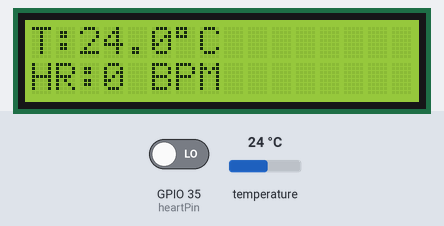
The sketch below on a simulated ESP32. On the bench: 16×2 character LCD. The test bench sets the inputs (shaded band); at power-on: temperature 24 °C, GPIO 35 (heartPin) LOW. WiFi joins after 1.5 s; servers stay silent unless stated; uploads are accepted with an empty reply; what the sketch prints to the serial monitor is not drawn.

Above: at 8.4 s.
8.5 s: temperature set to 12 °C
At 15.0 s:
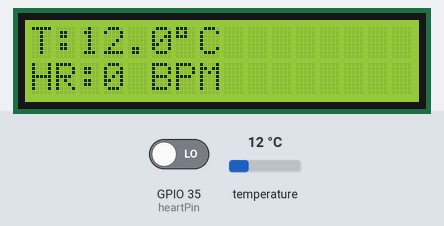
15.3 s: GPIO 35 (heartPin) driven HIGH
At 20.9 s:
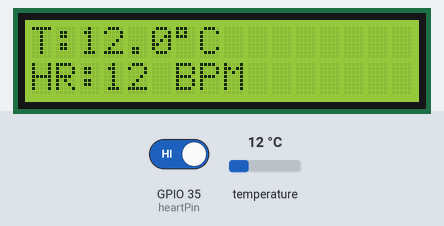
27.2 s: temperature set to 19 °C
At 32.8 s:
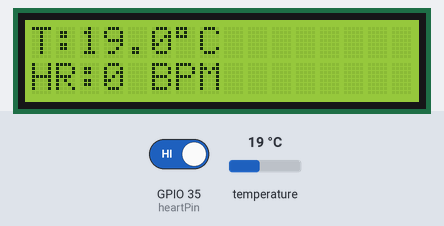
33.2 s: temperature set to 28 °C
At 38.8 s:
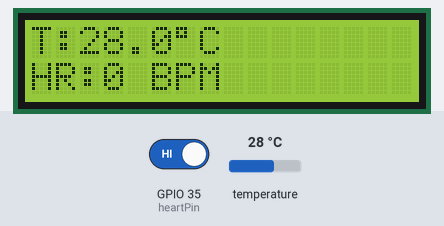
Timing chart, 0 to 40.2 s (numbered marks = the images above; inputs shaded):
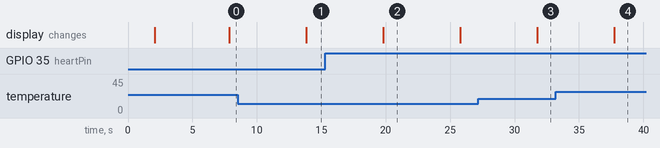

Measured:
- after the input at 8.5 s, the display: changes after 5.3 s (image 1)
- after the input at 15.3 s, the display: changes after 4.5 s (image 2)
- after the input at 27.2 s, the display: changes after 4.5 s (image 3)
- after the input at 33.2 s, the display: changes after 4.5 s (image 4)
- what the display in image 2 shows lasts 6.0 s, from 19.8 s to 25.8 s

The sketch:

Temp_and_HR.ino
```cpp
#include <WiFi.h>
#include <WiFiClientSecure.h>
#include <HTTPClient.h>
#include <LiquidCrystal.h>
#include <OneWire.h>
#include <DallasTemperature.h>

const char* ssid = "YOUR_WIFI_SSID";
const char* password = "YOUR_WIFI_PASSWORD";

// ---------------- DS18B20 ----------------
#define ONE_WIRE_BUS 4
OneWire oneWire(ONE_WIRE_BUS);
DallasTemperature sensors(&oneWire);

// LCD: RS, EN, D4, D5, D6, D7
LiquidCrystal lcd(23, 22, 21, 19, 18, 17);

const int heartPin = 35;

int beats = 0;
int bpm = 0;

unsigned long startTime = 0;

bool lastState = LOW;

void setup() {

  Serial.begin(115200);

  pinMode(heartPin, INPUT);

  sensors.begin();

  lcd.begin(16, 2);

  lcd.setCursor(0, 0);
  lcd.print("Connecting...");

  // Connect WiFi
  WiFi.begin(ssid, password);

  while (WiFi.status() != WL_CONNECTED) {
    delay(1000);
    Serial.print(".");
  }

  Serial.println("\nWiFi Connected!");

  lcd.clear();
  lcd.print("Health Monitor");

  startTime = millis();
}

void loop() {

  bool currentState = digitalRead(heartPin);

  // Count only rising edge
  if (currentState == HIGH && lastState == LOW) {
    beats++;
  }

  lastState = currentState;

  // Every 5 seconds
  if (millis() - startTime >= 5000) {

    bpm = beats * 12;

    sensors.requestTemperatures();
    float tempC = sensors.getTempCByIndex(0);

    Serial.print("Temperature: ");
    Serial.print(tempC, 1);
    Serial.print(" C   ");

    Serial.print("Heart Rate: ");
    Serial.print(bpm);
    Serial.println(" BPM");

    lcd.clear();

    lcd.setCursor(0, 0);
    lcd.print("T:");
    lcd.print(tempC, 1);
    lcd.print((char)223);
    lcd.print("C");

    lcd.setCursor(0, 1);
    lcd.print("HR:");
    lcd.print(bpm);
    lcd.print(" BPM");

    if (WiFi.status() == WL_CONNECTED) {

      WiFiClientSecure client;
      client.setInsecure();

      HTTPClient http;

      String url =
      "https://iot-projects.eweb.org.in/stella/temp/update.php?temp=" +
      String(tempC, 1) +
      "&bpm=" +
      String(bpm);

      Serial.println(url);

      http.begin(client, url);

      int httpCode = http.GET();

      Serial.print("HTTP Response Code: ");
      Serial.println(httpCode);

      if (httpCode > 0) {
        Serial.println(http.getString());
      }

      http.end();
    }

    beats = 0;
    startTime = millis();
  }

  delay(10);
}
```
